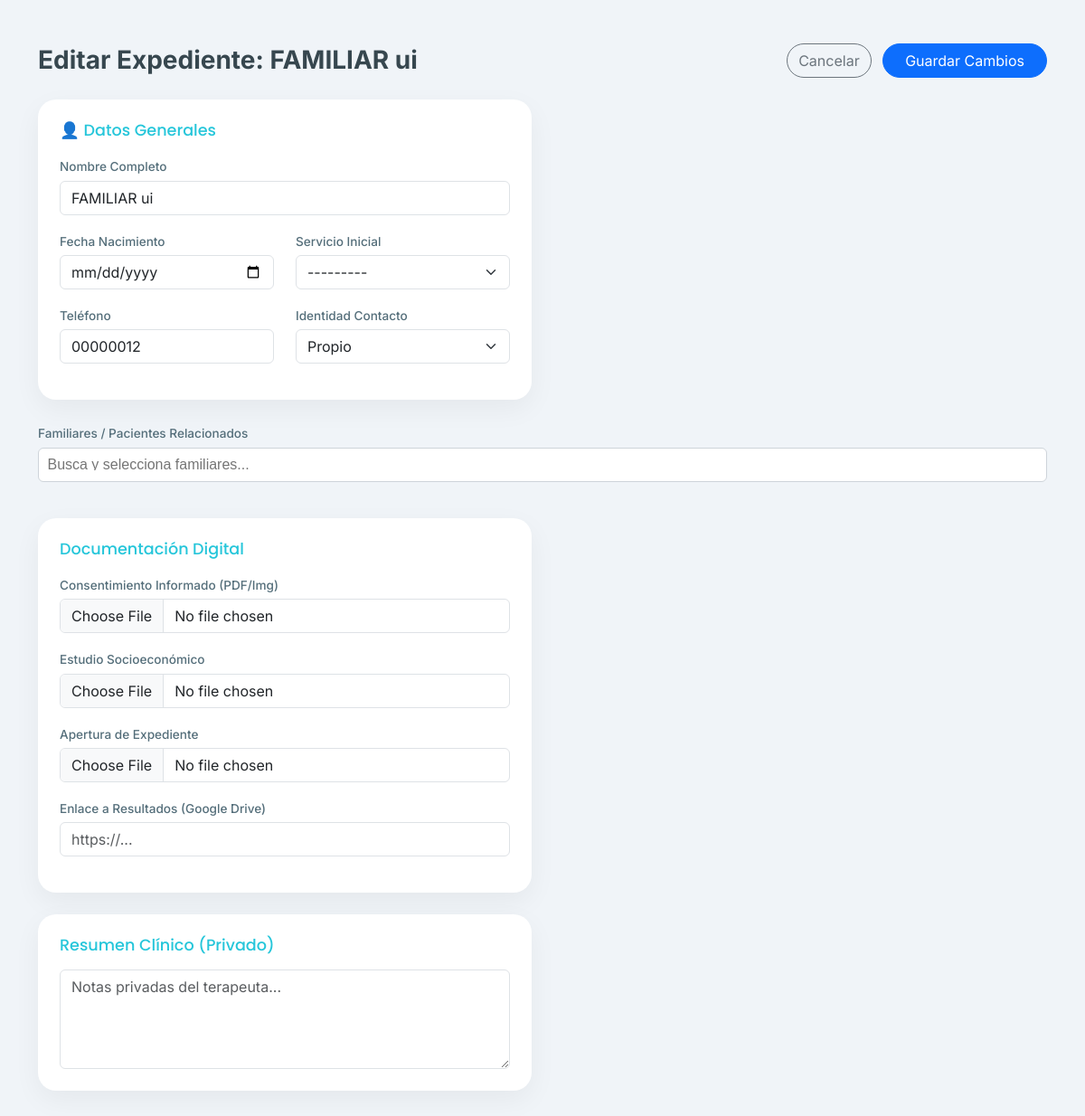
The app's page /pacientes/2/editar/ (signed in), older data.
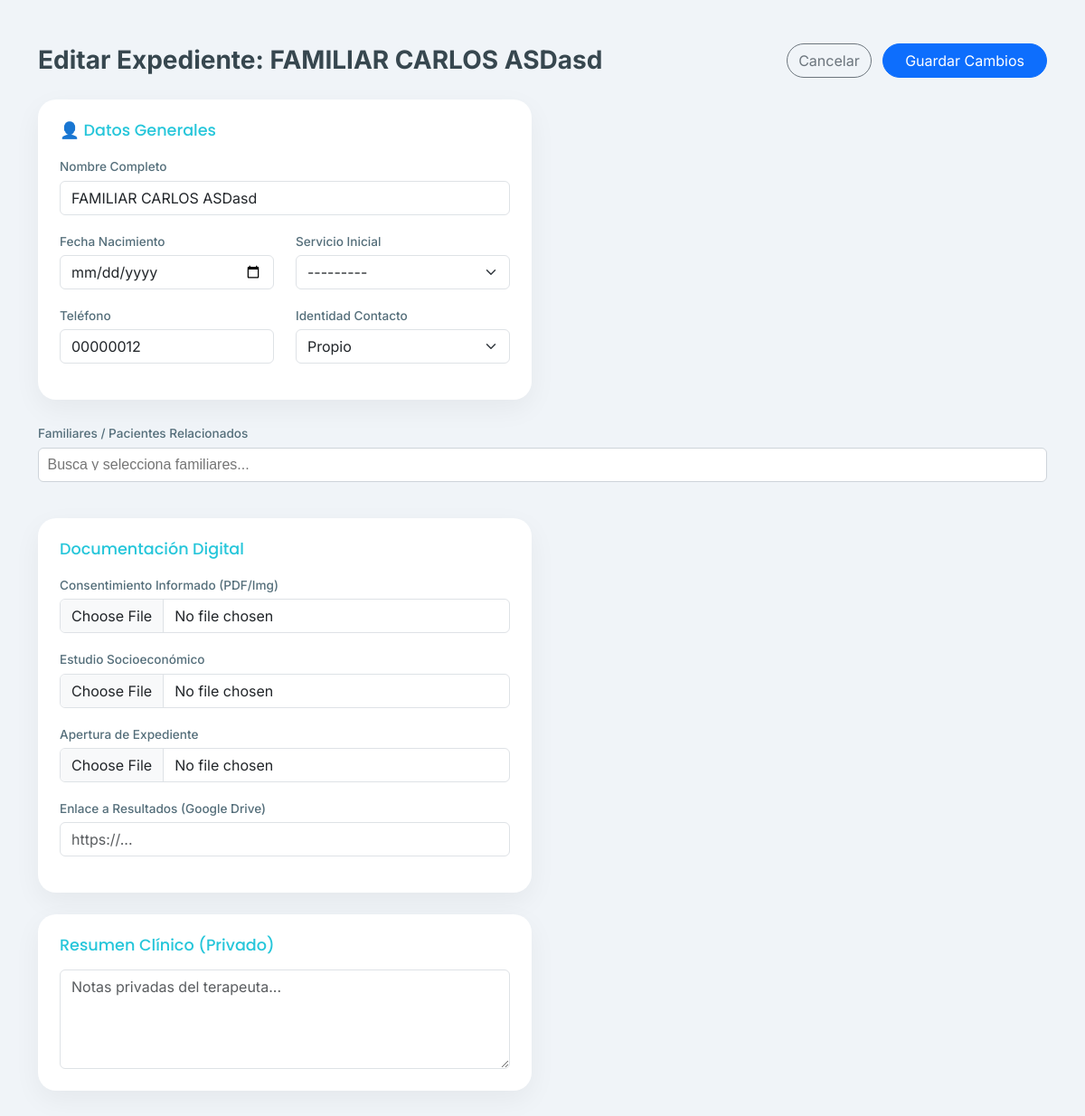
The same page, newer data.
### clinica/models.py (models this page shows, shortened)
class Paciente(models.Model):
    TIPO_CONTACTO_CHOICES = [
        ('propio', 'Propio'),
        ('madre', 'Madre'),
        ('padre', 'Padre'),
        ('pareja', 'Pareja'),
        ('otro', 'Otro'),
    ]
    SEXO_CHOICES = [
        ('Femenino', 'Femenino'),
        ('Masculino', 'Masculino'),
    ]
    usuario = models.OneToOneField(User, on_delete=models.SET_NULL, null=True, blank=True, related_name='perfil_paciente')
    nombre = models.CharField(max_length=200, verbose_name="Nombre Completo")
    fecha_nacimiento = models.DateField(verbose_name="Fecha de Nacimiento")
    nombre_normalizado = models.CharField(max_length=200, blank=True, editable=False)
    sexo = models.CharField(
        max_length=20,
        choices=SEXO_CHOICES,
        default='Femenino',
        verbose_name="Sexo"
    )
    telefono = models.CharField(max_length=20, verbose_name="Teléfono (WhatsApp)")
    identidad_contacto = models.CharField(max_length=20, choices=TIPO_CONTACTO_CHOICES, default='propio')
    servicio_inicial = models.ForeignKey('Servicio', on_delete=models.SET_NULL, null=True, verbose_name="Servicio Inicial")
    consentimiento_firmado = models.FileField(upload_to='documentos/', blank=True, null=True)
    estudio_socioeconomico = models.FileField(upload_to='documentos/', blank=True, null=True)
    apertura_expediente = models.FileField(upload_to='documentos/', blank=True, null=True)
    resumen_clinico = models.TextField(blank=True, null=True)
    empresa = models.ForeignKey(
        'Empresa', on_delete=models.SET_NULL, null=True, blank=True,
        related_name='pacientes'
    )
    pacientes_relacionados = models.ManyToManyField('self', blank=True, symmetrical=True)
    enlace_resultados = models.URLField(blank=True, null=True)
    fecha_registro = models.DateTimeField(auto_now_add=True)
    def __str__(self):
        return self.nombre
    class Meta:
        verbose_name = "Paciente"
        verbose_name_plural = "Pacientes"

### clinica/views.py (the view)
# urls.py: path('pacientes/<int:paciente_id>/editar/', clinica_views.editar_paciente, name='editar_paciente'),
@login_required
def editar_paciente(request, paciente_id):
    paciente = get_object_or_404(Paciente, id=paciente_id)
    if request.method == 'POST':
        form = PacienteForm(request.POST, request.FILES, instance=paciente)
        if form.is_valid():
            form.save()
            return redirect('detalle_paciente', paciente_id=paciente.id)
    else:
        form = PacienteForm(instance=paciente)
    return render(request, 'clinica/editar_paciente.html', {'form': form, 'paciente': paciente})

### clinica/models.py (called while the page is built)
    def __str__(self):
        return self.nombre

### clinica/templates/clinica/editar_paciente.html (shortened to what this page needs)
{% load static %}
<!DOCTYPE html>
<html lang="es">
<head>
    <link href="https://cdn.jsdelivr.net/npm/bootstrap@5.3.0/dist/css/bootstrap.min.css" rel="stylesheet">
    <link href="https://cdn.jsdelivr.net/npm/select2@4.1.0-rc.0/dist/css/select2.min.css" rel="stylesheet" />
</head>
<body>
    <div class="container py-5">
        <form method="post" enctype="multipart/form-data">
            <div class="d-flex justify-content-between align-items-center mb-4">
                <h3 class="fw-bold m-0">Editar Expediente: {{ paciente.nombre }}</h3>
                <div>
                    <a href="{% url 'detalle_paciente' paciente.id %}" class="btn btn-outline-secondary rounded-pill me-2">Cancelar</a>
                    <button type="submit" class="btn btn-primary rounded-pill px-4 text-white">Guardar Cambios</button>
                </div>
            </div>
            <div class="row g-4">
                <div class="col-lg-6">
                    <div class="form-card p-4 h-100">
                        <h4>👤 Datos Generales</h4>
                        <div class="mb-3">
                            <label>Nombre Completo</label>
                            {{ form.nombre }}
                        </div>
                        <div class="row">
                            <div class="col-md-6 mb-3">
                                <label>Fecha Nacimiento</label>
                                {{ form.fecha_nacimiento }}
                            </div>
                            <div class="col-md-6 mb-3">
    <label>Servicio Inicial</label>
    {{ form.servicio_inicial }}
</div>
                        </div>
                        <div class="row">
                            <div class="col-md-6 mb-3">
                                <label>Teléfono</label>
                                {{ form.telefono }}
                            </div>
                            <div class="col-md-6 mb-3">
                                <label>Identidad Contacto</label>
                                {{ form.identidad_contacto }}
                            </div>
                        </div>
                    </div>
                </div>
               <div class="mb-3">
    <label>Familiares / Pacientes Relacionados</label>
</div>
                <div class="col-lg-6">
                    <div class="form-card p-4 mb-4">
                        <h4> Documentación Digital</h4>
                        <div class="mb-3">
                            <label>Consentimiento Informado (PDF/Img)</label>
                            {{ form.consentimiento_firmado }}
                        </div>
                        <div class="mb-3">
                            <label>Estudio Socioeconómico</label>
                            {{ form.estudio_socioeconomico }}
                        </div>
                        <div class="mb-3">
                            <label>Apertura de Expediente</label>
                            {{ form.apertura_expediente }}
                        </div>
                         <div class="mb-3">
                            <label>Enlace a Resultados (Google Drive)</label>
                            {{ form.enlace_resultados }}
                        </div>
                    </div>
                    <div class="form-card p-4">
                        <h4> Resumen Clínico (Privado)</h4>
                        {{ form.resumen_clinico }}
                    </div>
                </div>
            </div>
        </form>
    </div>
</body>
</html>

Row changes from the older to the newer data that the page shows:
changed Paciente "Propio": nombre "FAMILIAR ui" → "FAMILIAR CARLOS ASDasd"
